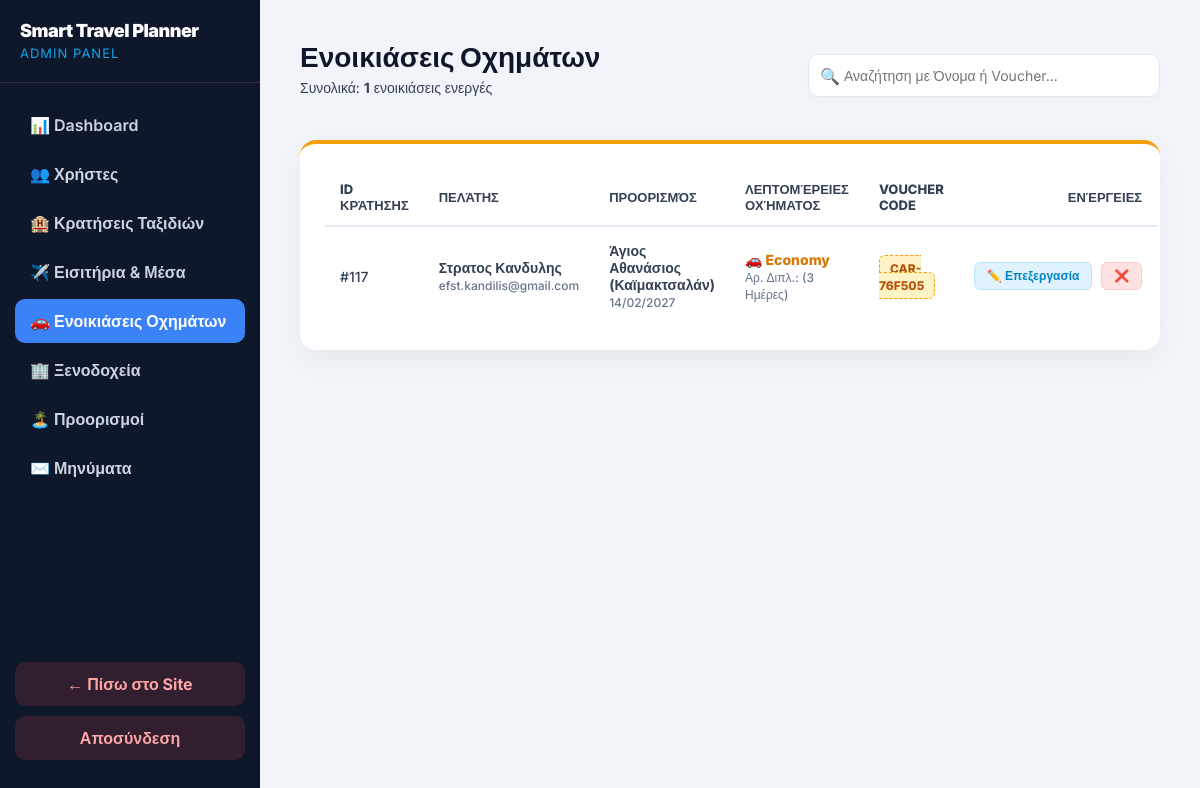
The page /admin/cars.php (signed in) on the database as committed earlier.
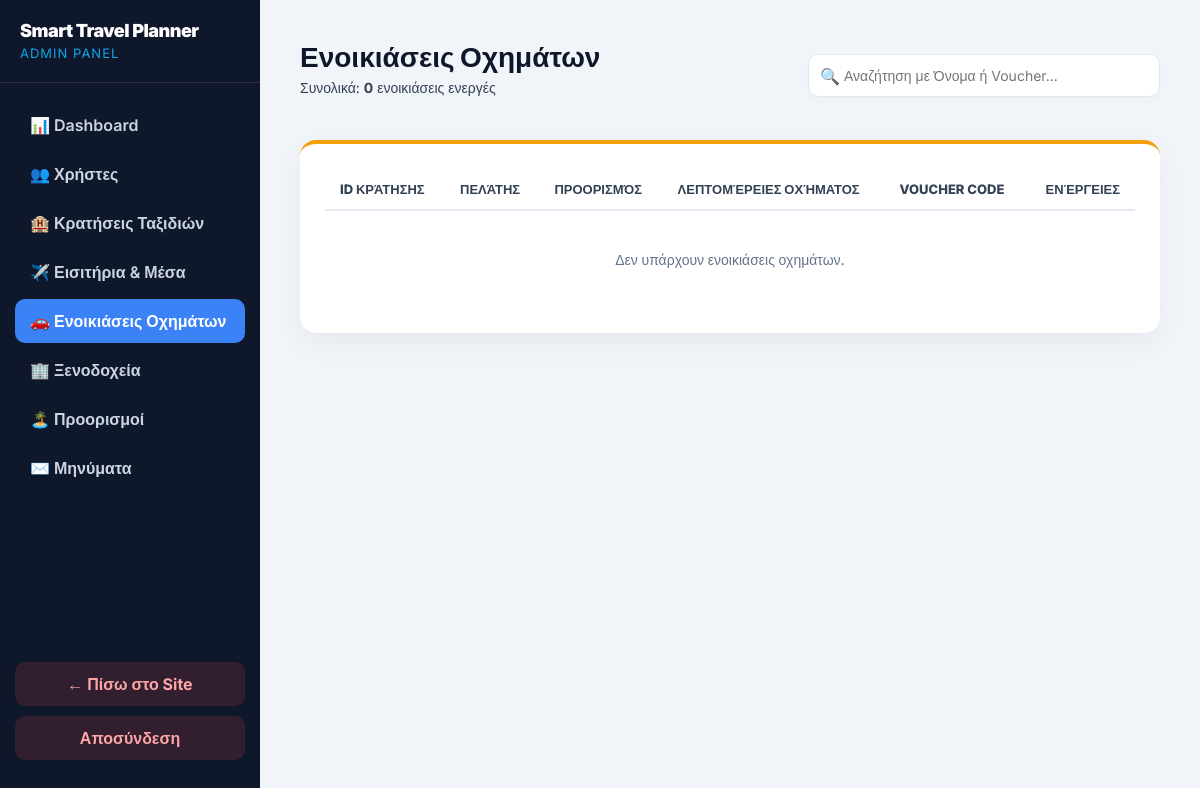
The same page on the database as committed later.
### tables this page shows
CREATE TABLE `reservations` (
  `id` int(11) NOT NULL,
  `user_id` int(11) NOT NULL,
  `destination_name` varchar(100) NOT NULL,
  `check_in` date NOT NULL,
  `check_out` date NOT NULL,
  `persons` int(11) NOT NULL DEFAULT 1,
  `room_type` varchar(100) NOT NULL DEFAULT 'Κανονικό',
  `hotel_name` varchar(100) NOT NULL,
  `transport_method` text NOT NULL,
  `passenger_details` text DEFAULT NULL,
  `total_price` decimal(10,2) NOT NULL,
  `status` varchar(50) NOT NULL DEFAULT 'Επιβεβαιώθηκε',
  `payment_method` varchar(150) NOT NULL DEFAULT 'Άγνωστο',
  `booking_date` timestamp NOT NULL DEFAULT current_timestamp()
);

CREATE TABLE `users` (
  `id` int(11) NOT NULL,
  `fullname` varchar(100) NOT NULL,
  `email` varchar(100) NOT NULL,
  `password` varchar(255) NOT NULL,
  `role` varchar(20) NOT NULL DEFAULT 'user'
);

### admin/cars.php (the view, shortened to what the changed rows need)
<?php
$host = 'localhost'; $db = 'smart_travel_planner'; $user = 'root'; $pass = '';
try {
    $pdo = new PDO("mysql:host=$host;dbname=$db;charset=utf8mb4", $user, $pass);
    $pdo->setAttribute(PDO::ATTR_ERRMODE, PDO::ERRMODE_EXCEPTION);
    $stmt = $pdo->query("
        SELECT r.*, u.fullname, u.email
        FROM reservations r
        JOIN users u ON r.user_id = u.id
        WHERE r.transport_method LIKE '%Ενοικίαση Οχήματος%'
        ORDER BY r.id DESC
    ");
    $car_bookings = $stmt->fetchAll(PDO::FETCH_ASSOC);
} catch(PDOException $e) {
    die("Σφάλμα σύνδεσης: " . $e->getMessage());
}
?>
<!DOCTYPE html>
<html lang="gr">
<head>
</head>
<body>
    <div class="sidebar">
        <div class="sidebar-brand">
            <h2>Smart Travel Planner</h2>
        </div>
    </div>
    <div class="main-content">
        <div class="top-header">
            <div>
                <h1>Ενοικιάσεις Οχημάτων</h1>
                <p style="color: var(--text-muted); margin-top: 5px; font-size: 14px;">Συνολικά: <strong><?php echo count($car_bookings); ?></strong> ενοικιάσεις ενεργές</p>
            </div>
        </div>
        <div class="table-container">
            <table id="carsTable">
                <thead>
                    <tr>
                        <th>ID Κράτησης</th>
                        <th>Πελάτης</th>
                        <th>Προορισμός</th>
                        <th>Λεπτομέρειες Οχήματος</th>
                        <th>Voucher Code</th>
                        <th style="text-align: right;">Ενέργειες</th>
                    </tr>
                </thead>
                <tbody>
                    <?php if (count($car_bookings) > 0): ?>
                        <?php foreach ($car_bookings as $bk):
                            $car_days_num = 1;
                            $car_type = "Άγνωστο Όχημα";
                            $car_license = "Μη διαθέσιμο";
                            $car_voucher = "CAR-" . strtoupper(substr(md5($bk['id'] . 'rental'), 0, 6));
                            if (preg_match('/Ενοικίαση Οχήματος\s*\((\d+)\s*Ημέρες\)/ui', $bk['transport_method'], $carMatch)) {
                                $car_days_num = $carMatch[1];
                            }
                            if (preg_match('/\[EXTRAS:.*?(ΙΧ:.*?)\s*(?:\||\])/ui', $bk['passenger_details'], $exMatch)) {
                                $car_info_raw = $exMatch[1];
                                if (preg_match('/ΙΧ:\s*(.*?)\s*\(Δίπλωμα:\s*(.*?)\)/ui', $car_info_raw, $typeMatch)) {
                                    $car_type = trim($typeMatch[1]);
                                    $car_license = trim($typeMatch[2]);
                                } else {
                                    $car_type = str_replace('ΙΧ:', '', $car_info_raw);
                                }
                            }
                        ?>
                            <tr>
                                <td>#<?php echo $bk['id']; ?></td>
                                <td>
                                    <strong><?php echo htmlspecialchars($bk['fullname']); ?></strong><br>
                                    <span style="color:#64748b; font-size:12px;"><?php echo htmlspecialchars($bk['email']); ?></span>
                                </td>
                                <td>
                                    <strong><?php echo htmlspecialchars($bk['destination_name']); ?></strong><br>
                                    <span style="color:#64748b; font-size:12px;"><?php echo date('d/m/Y', strtotime($bk['check_in'])); ?></span>
                                </td>
                                <td>
                                    <span style="color: #d97706; font-weight: 800;">🚗 <?php echo htmlspecialchars($car_type); ?></span><br>
                                    <span style="color:#64748b; font-size:12px;">Αρ. Διπλ.: <?php echo htmlspecialchars($car_license); ?> (<?php echo $car_days_num; ?> Ημέρες)</span>
                                </td>
                                <td>
                                    <span class="badge badge-voucher"><?php echo $car_voucher; ?></span>
                                </td>
                                <td style="text-align: right; white-space: nowrap;">
                                    <button type="button" class="btn-action btn-edit" onclick="openEditModal(
                                        '<?php echo $bk['id']; ?>',
                                        '<?php echo addslashes($car_type); ?>',
                                        '<?php echo addslashes($car_license); ?>',
                                        '<?php echo $car_days_num; ?>'
                                    )">✏️ Επεξεργασία</button>
                                    <form method="POST" style="display:inline;" onsubmit="return confirm('⚠️ ΠΡΟΣΟΧΗ: Η διαγραφή της ενοικίασης θα διαγράψει και ολόκληρη την κράτηση του ταξιδιού (#<?php echo $bk['id']; ?>). Είστε σίγουροι;');">
                                        <button type="submit" class="btn-action btn-delete">❌</button>
                                    </form>
                                </td>
                            </tr>
                        <?php endforeach; ?>
                    <?php else: ?>
                        <tr><td colspan="6" style="text-align:center; padding: 40px; color:#64748b;">Δεν υπάρχουν ενοικιάσεις οχημάτων.</td></tr>
                    <?php endif; ?>
                </tbody>
            </table>
        </div>
    </div>
</body>
</html>

Rows that differ between the two databases and show on the page:
removed reservations: id "117", user.fullname "Στρατος Κανδυλης", user.email "efst.kandilis@gmail.com", destination_name "Άγιος Αθανάσιος (Καϊμακτσαλάν)", check_in "14/02/2027", car_type "Economy", car_days_num "3", id "CAR-76F505"
Other text that changed with them:
count($car_bookings): "1" → "0"
text now shown: "Δεν υπάρχουν ενοικιάσεις οχημάτων."
